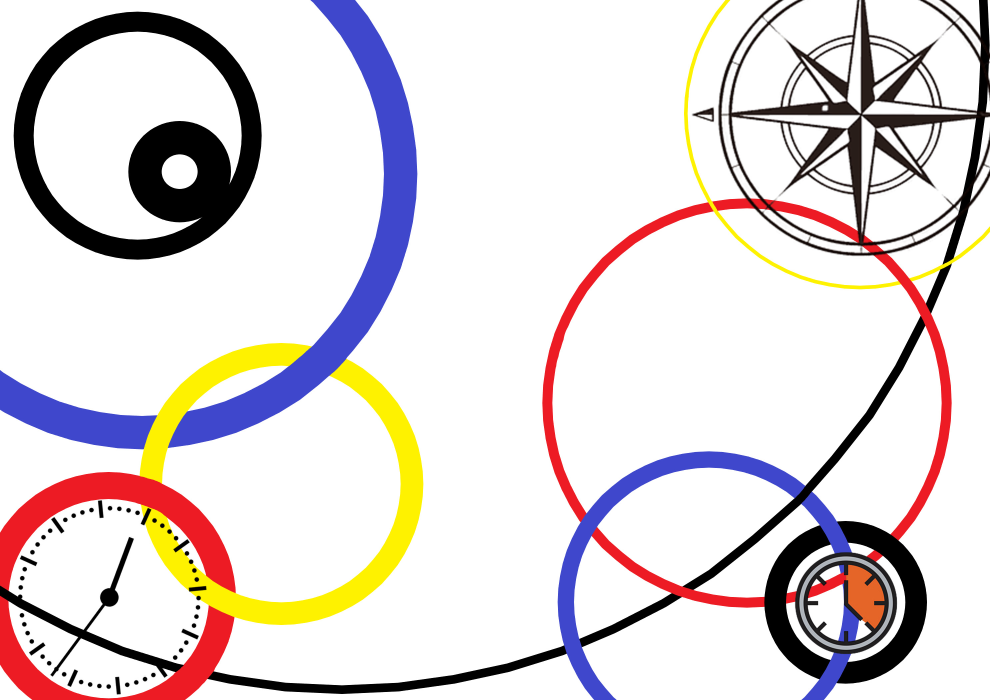
#> input picture teammateArt.jpg, 2970 x 2100 px, found by its file name (shown at 1/3 size)
$ python mathAndArt_givenIMG.py
#> lines starting #> are read from the running program, lines starting #| are printed output that depends on the picture
import cv2

def nothing(n):
    pass

original = cv2.imread('mathAndArt/teammateArt.jpg')
#> original is the input picture: shape (2100, 2970, 3); mean B, G, R 215.2, 215.2, 223.2
original = cv2.resize(original, dsize=(0, 0), fx=0.25, fy=0.25, interpolation=cv2.INTER_AREA)
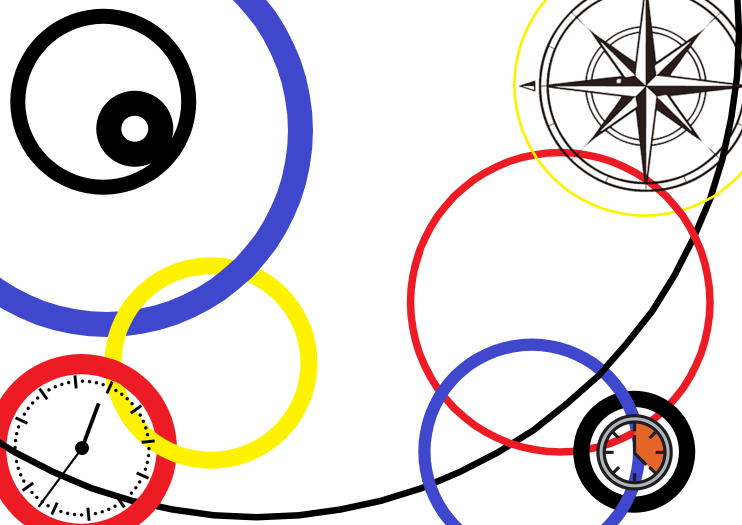
#> original: shape (525, 742, 3); mean B, G, R 215.2, 215.2, 223.2
height, width, channel = original.shape
#> height = 525; width = 742; channel = 3

#Tile size trackbar config
tileSizes = []
for n in range(1, height, 1):
    if height % n == 0 and width % n == 0:
        tileSizes.append(n)
#> after the loop, tileSizes = [1, 7]
cv2.namedWindow('Original')
cv2.createTrackbar('#Tile', 'Original', 2, len(tileSizes), nothing)
cv2.setTrackbarPos('#Tile', 'Original', 2)
cv2.createTrackbar('Lighting', 'Original', 0, 100, nothing)
cv2.setTrackbarPos('Lighting', 'Original', 0)

while True:
    #init
    tileSize = tileSizes[cv2.getTrackbarPos('#Tile', 'Original') - 1]
#> tileSize = 7
    B, G, R = 0, 0, 0
    mosaicRectangle = original.copy()
    mosaicCircle = original.copy()

    #BGR Extraction & drawing shapes
    for tileX in range(int(width/tileSize)):
        for tileY in range(int(height/tileSize)):
            for pixelX in range(tileSize):
                for pixelY in range(tileSize):
                    pos = tileY*tileSize+pixelY, tileX*tileSize+pixelX
                    B += int(original[pos][0])
                    G += int(original[pos][1])
                    R += int(original[pos][2])
#> after the loop, B = 12495; G = 12495; R = 12495
            B /= tileSize ** 2
#> B = 255
            B += cv2.getTrackbarPos('Lighting', 'Original')
            G /= tileSize ** 2
#> G = 255
            G += cv2.getTrackbarPos('Lighting', 'Original')
            R /= tileSize ** 2
#> R = 255
            R += cv2.getTrackbarPos('Lighting', 'Original')
            cv2.rectangle(mosaicRectangle, (tileX*tileSize, tileY*tileSize), (tileX*tileSize+tileSize, tileY*tileSize+tileSize), (B, G, R), -1)
            cv2.circle(mosaicCircle, (tileX*tileSize + int(tileSize/2), tileY*tileSize + int(tileSize/2)), int(tileSize/2 + cv2.getTrackbarPos('#Tile', 'Original')), (B, G, R), cv2.FILLED)
            B, G, R = 0, 0, 0

    #Display img
    cv2.imshow('Original', original)
    cv2.imshow('Mosaic', mosaicRectangle)
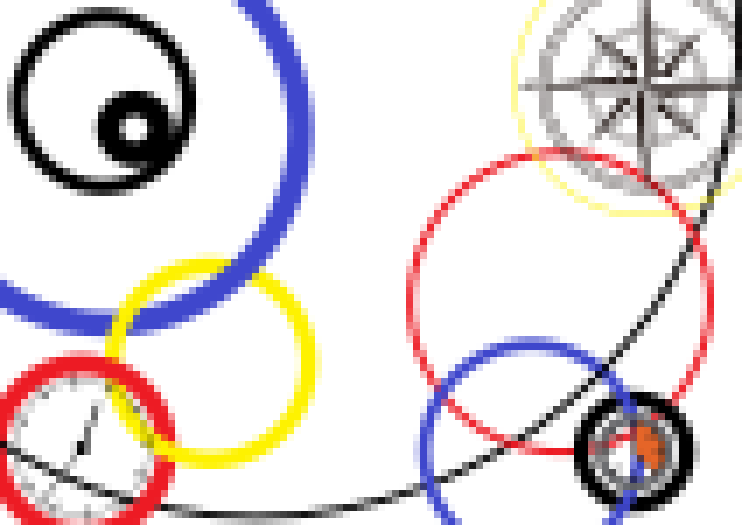
#> window 'Mosaic': shape (525, 742, 3); mean B, G, R 215.2, 215.2, 223.2
    cv2.imshow('Pointillism', mosaicCircle)
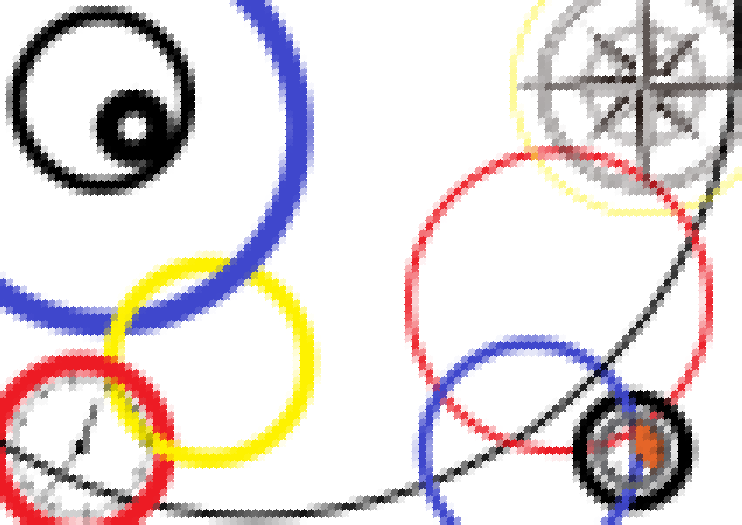
#> window 'Pointillism': shape (525, 742, 3); mean B, G, R 215.2, 215.1, 223.2

    #exit
    if cv2.waitKey(1) > 0: break
#> (key Esc is pressed here)

#cache release & close window
cv2.destroyAllWindows()

original = cv2.imread('kittenInSewerWithEyes.jpg')
#> (the run stopped early here; a loop or call above may not have finished)
